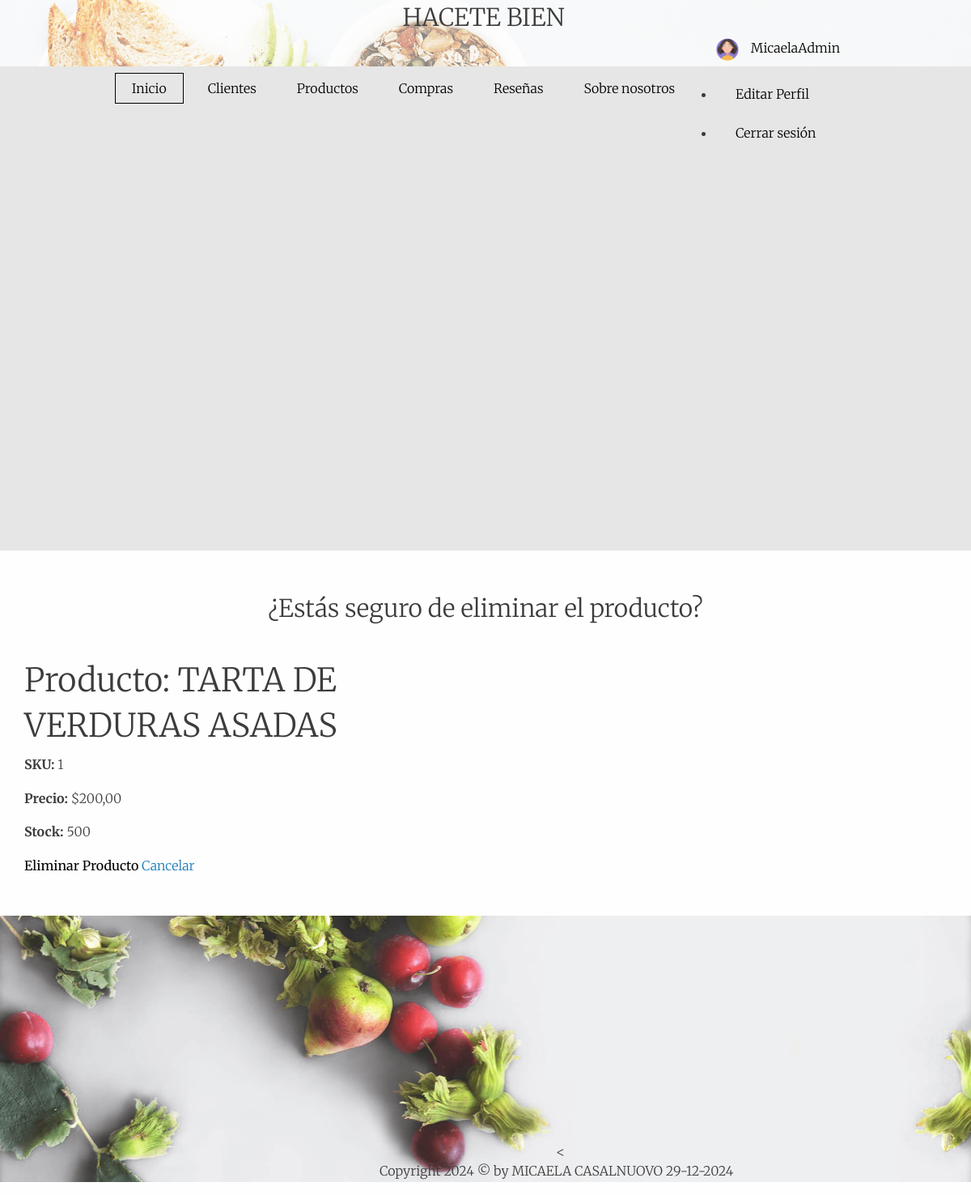
/App/eliminar-producto/1/ (signed in), run on the app's committed database.
### Users/models.py (models this page shows, shortened)
class Avatar(models.Model):
    user = models.OneToOneField(User, on_delete=models.CASCADE, null=True, blank=True)
    imagen = models.ImageField(upload_to='avatars/', null=True, blank=True)

### App/models.py (models this page shows, shortened)
class ModeloProducto(models.Model):
    sku = models.CharField(max_length=50, unique=True)
    descripcion = models.TextField()
    stock = models.PositiveIntegerField()
    precio = models.DecimalField(max_digits=10, decimal_places=2)

### App/views.py (the view)
# urls.py: path('eliminar-producto/<str:sku>/', views.eliminar_producto, name='eliminar_producto'),
@login_required
def eliminar_producto(request, sku):
    if not request.user.is_staff:
        return redirect('productos')  # Redirigir a la lista de productos si no es admin
    producto = get_object_or_404(ModeloProducto, sku=sku)
    if request.method == 'POST':
        producto.delete()  # Eliminar el producto
        return redirect('productos')  # Redirigir a la lista de productos después de eliminar
    return render(request, 'App/eliminar_producto.html', {'producto': producto})

### App/templates/App/eliminar_producto.html (shortened to what this page needs)
{% extends "App/base.html" %}
{% load static %}
{% block main %}
<section id="eliminar_producto" class="menu-cart scroll-reveal">
    <div class="container">
        <h1 class="header-txt">¿Estás seguro de eliminar el producto?</h1>
        <div class="menu-content">
            <div class="menu-section">
                <h2>Producto: {{ producto.descripcion }}</h2>
                <p><strong>SKU:</strong> {{ producto.sku }}</p>
                <p><strong>Precio:</strong> ${{ producto.precio }}</p>
                <p><strong>Stock:</strong> {{ producto.stock }}</p>
                <form method="POST">
                    <button type="submit" class="btn btn-danger">Eliminar Producto</button>
                    <a href="{% url 'productos' %}" class="btn btn-secondary">Cancelar</a>
                </form>
            </div>
        </div>
    </div>
</section>
{% endblock %}

### App/templates/App/base.html (shortened to what this page needs)
<!doctype html>
{% load static %}
<html class="no-js" lang="en">
<head>
    <link rel="stylesheet" href="{% static 'App/css/app.css' %}">
    <link rel="stylesheet" type="text/css" href="https://cdnjs.cloudflare.com/ajax/libs/slick-carousel/1.7.1/slick.css" />
    <link rel="stylesheet" type="text/css" href="https://cdnjs.cloudflare.com/ajax/libs/slick-carousel/1.7.1/slick-theme.css" />
</head>
<body>
    <header class="site-header">
        <div class="container">
            <div class="header-content">
                <div class="top-menu  scroll-reveal">
                    <div class="menu">
                        <nav id="main-nav" data-animate="menu-in menu-out">
                            <ul class="main-navigation">
                                <ul class="main-navigation">
                                    <li><a class="m-active" href="{% url 'inicio' %}" data-text="Inicio">Inicio</a></li>
                                    <li><a class="m-anim" href="{% url 'clientes' %}" data-text="Clientes">Clientes</a></li>
                                    <li><a class="m-anim" href="{% url 'productos' %}" data-text="Productos">Productos</a></li>
                                    <li><a class="m-anim" href="{% url 'compra' %}" data-text="Compras">Compras</a></li>
                                    <li><a class="m-anim" href="{% url 'resenas' %}" data-text="Reseñas">Reseñas</a></li>
                                    <li><a class="m-anim" href="{% url 'about' %}" data-text="Sobre nosotros">Sobre nosotros</a></li>
                                    {% if user.is_authenticated %}
                                    <li class="nav-item dropdown">
                                        <a class="nav-link dropdown-toggle" href="#" id="navbarDropdown" role="button" data-bs-toggle="dropdown" aria-expanded="false">
                                            {% if user.avatar %}
                                                <img src="{{ user.avatar.imagen.url }}" alt="Avatar"
                                                     style="width: 30px; height: 30px; border-radius: 50%; object-fit: cover; margin-right: 10px;" />
                                            {% else %}
                                                <img src="{% static 'default-avatar.png' %}" alt="Avatar"
                                                     style="width: 30px; height: 30px; border-radius: 50%; object-fit: cover; margin-right: 10px;" />
                                            {% endif %}
                                            {{ user.username }}
                                        </a>
                                        <ul class="dropdown-menu" aria-labelledby="navbarDropdown">
                                            <li><a class="dropdown-item" href="{% url 'cambiar_email_y_contrasena' %}" data-text="Editar Perfil">Editar Perfil</a></li>
                                            <li><a class="dropdown-item" href="{% url 'Logout' %}" data-text="Cerrar sesión">Cerrar sesión</a></li>
                                        </ul>
                                    </li>
                                {% else %}
                                    <li><a class="m-anim" href="{% url 'Login' %}" data-text="Login">Iniciar sesión</a></li>
                                {% endif %}
                                </ul>
                        </nav>
                    </div>
                </div>
            </div>
        </div>
        <div class="slider">
            <div class="a-slide slide1">
                <div class="container">
                    <div class="bottom-section scroll-reveal" data-origin="right" data-distance="20%">
                        <h1 class="header-txt">HACETE BIEN</h1>
                    </div>
                </div>
            </div>
        </div>
    </header>
</body>
    {% block main  %}
    {% endblock main  %}
    <footer id="contact-us">
        <div class="container">
            <div class="footer-content">
                <
            </div>
            <p class="copy-info">Copyright 2024 © by MICAELA CASALNUOVO 29-12-2024</p>
        </div>
    </footer>
</body>
</html>

### data on the page
ModeloProducto: descripcion "TARTA DE VERDURAS ASADAS", sku "1", precio "200,00", stock "500"

### other printed values
{{ user.username }} "MicaelaAdmin"
